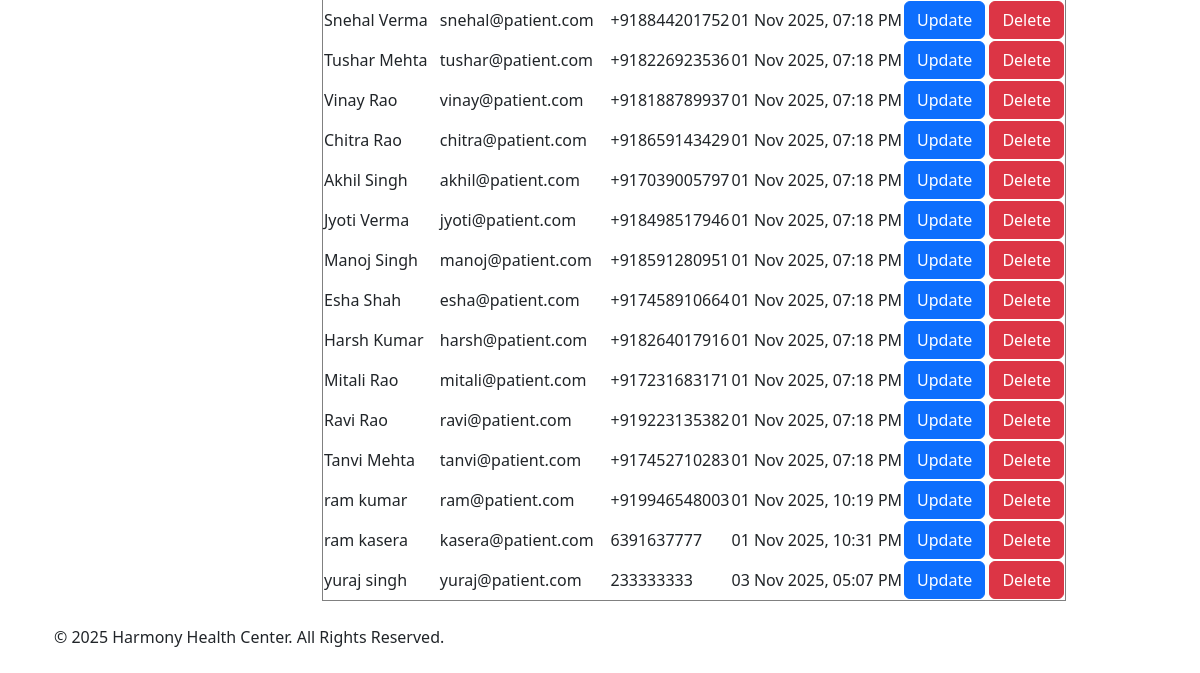
The page /admin/view_patients (signed in, lower part) on the database as committed earlier.
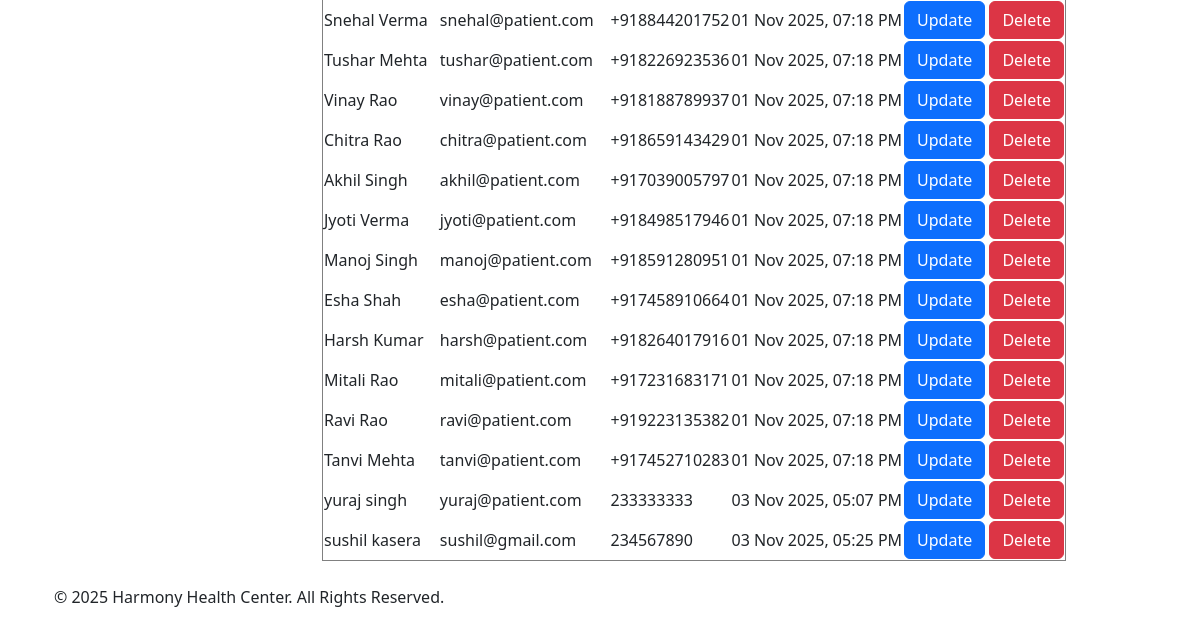
The same page on the database as committed later.
### models.py (models this page shows, shortened)
class User(UserMixin, db.Model):
    __tablename__ = 'users'
    id = db.Column(db.Integer, primary_key=True)
    email = db.Column(db.String(150), unique=True, nullable=False)
    password = db.Column(db.String(200), nullable=False)
    first_name = db.Column(db.String(100), nullable=False)
    last_name = db.Column(db.String(100), nullable=False)
    created_at = db.Column(db.DateTime, default=datetime.utcnow)
    role = db.Column(db.String(20), nullable=False)
    contact_number = db.Column(db.String(100), nullable=True)
    gender = db.Column(db.String(10), nullable=True)
    dob = db.Column(db.Date, nullable=True)
    address = db.Column(db.String(255), nullable=True)
    patient_appointments = db.relationship('Appointment', foreign_keys='Appointment.patient_id', back_populates='patient', lazy=True)
    qualification = db.Column(db.String(200))
    specialization_id = db.Column(db.Integer, db.ForeignKey('departments.id'), nullable=True)
    specialization = db.relationship('Department', back_populates='doctors')
    doctor_appointments = db.relationship('Appointment', foreign_keys='Appointment.doctor_id', back_populates='doctor', lazy=True)

### routes/admin.py (the view)
@admin.route('/view_patients')
@login_required
def view_patients():
    check_user_role('admin')
    patients = User.query.filter_by(role='patient').all()
    return render_template('admin/patient/patients.html', patients=patients)

### app.py (called while the page is built)
def create_app():
    app = Flask(__name__)
    app.secret_key = 'app_secret_key'
    app.config['SQLALCHEMY_DATABASE_URI'] = 'sqlite:///hospital.db'
    db.init_app(app)
    bcrypt.init_app(app)
    login_manager.init_app(app)
    login_manager.login_view = 'auth.login'
    @login_manager.user_loader
    def load_user(user_id):
        return User.query.get(int(user_id))
    app.register_blueprint(auth, url_prefix='/auth')
    app.register_blueprint(admin, url_prefix='/admin')
    app.register_blueprint(doctor, url_prefix='/doctor')
    app.register_blueprint(patient, url_prefix='/patient')
    app.register_blueprint(api_bp, url_prefix='/api')
    with app.app_context():
        db.create_all()
        print('Database Created Successfully !!')
    return app

### routes/auth.py (called while the page is built)
def check_user_role(role):
    if current_user.role not in role:
        flash(f'You must be an {role} to view this page.')
        return redirect(url_for('auth.login'))

### templates/admin/patient/patients.html (shortened to what this page needs)
{% extends "base.html" %}
{% block main %}
<h2>Patients Data</h2><br>
<div class="">
    <table border="solid">
        <tbody>
            {% for patient in patients %}
            <tr>
                <td>{{ patient.first_name }} {{ patient.last_name }}</td>
                <td> {{ patient.email }} </td>
                <td> {{ patient.contact_number }} </td>
                <td> {{ patient.created_at.strftime('%d %b %Y, %I:%M %p') }}</td>
                <td>
                    <a class="btn btn-primary" href="{{ url_for('admin.update_patient', id=patient.id) }}">Update</a>
                    <a class="btn btn-danger" href="{{ url_for('admin.delete_patient', id=patient.id) }}">Delete</a>
                </td>
            </tr>
            {% endfor %}
        </tbody>
    </table>
</div>
{% endblock %}

Rows that differ between the two databases and show on the page:
removed User: first_name "ram", last_name "kumar", email "ram@patient.com", contact_number "+919946548003", created_at "01 Nov 2025, 10:19 PM"
removed User: first_name "ram", last_name "kasera", email "kasera@patient.com", contact_number "6391637777", created_at "01 Nov 2025, 10:31 PM"
added User: first_name "sushil", last_name "kasera", email "sushil@gmail.com", contact_number "234567890", created_at "03 Nov 2025, 05:25 PM"
